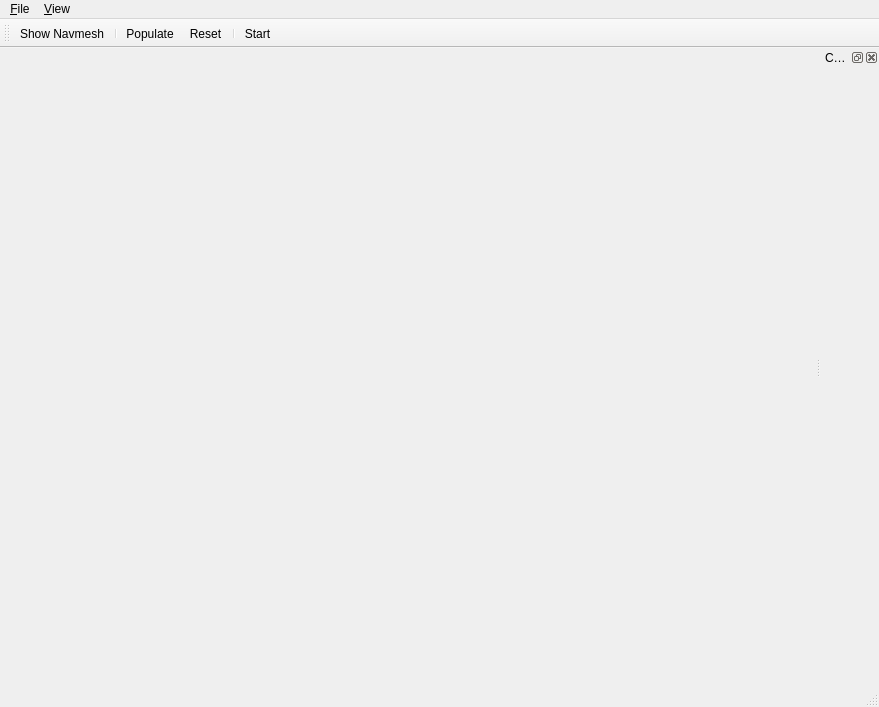
<?xml version="1.0" encoding="UTF-8"?>
<ui version="4.0">
 <class>Editor</class>
 <widget class="QMainWindow" name="Editor">
  <property name="geometry">
   <rect>
    <x>0</x>
    <y>0</y>
    <width>879</width>
    <height>707</height>
   </rect>
  </property>
  <property name="baseSize">
   <size>
    <width>800</width>
    <height>800</height>
   </size>
  </property>
  <property name="windowTitle">
   <string>Adage Map Editor</string>
  </property>
  <widget class="QWidget" name="centralwidget"/>
  <widget class="QMenuBar" name="menubar">
   <property name="geometry">
    <rect>
     <x>0</x>
     <y>0</y>
     <width>879</width>
     <height>23</height>
    </rect>
   </property>
   <widget class="QMenu" name="menu_File">
    <property name="title">
     <string>&amp;File</string>
    </property>
    <addaction name="actNew"/>
    <addaction name="actOpen"/>
    <addaction name="separator"/>
    <addaction name="actSave"/>
    <addaction name="actSaveAs"/>
   </widget>
   <widget class="QMenu" name="menu_View">
    <property name="title">
     <string>&amp;View</string>
    </property>
    <addaction name="actShowNavmesh"/>
    <addaction name="separator"/>
    <addaction name="actShowComm"/>
   </widget>
   <addaction name="menu_File"/>
   <addaction name="menu_View"/>
  </widget>
  <widget class="QStatusBar" name="statusbar"/>
  <widget class="QToolBar" name="toolBar">
   <property name="windowTitle">
    <string>toolBar</string>
   </property>
   <attribute name="toolBarArea">
    <enum>TopToolBarArea</enum>
   </attribute>
   <attribute name="toolBarBreak">
    <bool>false</bool>
   </attribute>
   <addaction name="actShowNavmesh"/>
   <addaction name="separator"/>
   <addaction name="actPopulate"/>
   <addaction name="actReset"/>
   <addaction name="separator"/>
   <addaction name="actStartStop"/>
  </widget>
  <widget class="QDockWidget" name="CommDock">
   <property name="floating">
    <bool>false</bool>
   </property>
   <property name="windowTitle">
    <string>Comm</string>
   </property>
   <attribute name="dockWidgetArea">
    <number>2</number>
   </attribute>
   <widget class="QWidget" name="dockWidgetContents"/>
  </widget>
  <action name="actOpen">
   <property name="text">
    <string>&amp;Open...</string>
   </property>
   <property name="shortcut">
    <string>Ctrl+O</string>
   </property>
  </action>
  <action name="actSave">
   <property name="text">
    <string>&amp;Save</string>
   </property>
   <property name="shortcut">
    <string>Ctrl+S</string>
   </property>
  </action>
  <action name="actSaveAs">
   <property name="text">
    <string>Save &amp;As...</string>
   </property>
  </action>
  <action name="actNew">
   <property name="text">
    <string>&amp;New</string>
   </property>
   <property name="shortcut">
    <string>Ctrl+N</string>
   </property>
  </action>
  <action name="actShowNavmesh">
   <property name="checkable">
    <bool>true</bool>
   </property>
   <property name="text">
    <string>Show Nav&amp;mesh</string>
   </property>
   <property name="shortcut">
    <string>Ctrl+M</string>
   </property>
  </action>
  <action name="actPopulate">
   <property name="text">
    <string>Populate</string>
   </property>
   <property name="toolTip">
    <string>Randomly populate world with actors for testing</string>
   </property>
  </action>
  <action name="actReset">
   <property name="text">
    <string>Reset</string>
   </property>
   <property name="toolTip">
    <string>Reset world back to saved-file state</string>
   </property>
  </action>
  <action name="actStartStop">
   <property name="text">
    <string>Start</string>
   </property>
   <property name="shortcut">
    <string>Space</string>
   </property>
  </action>
  <action name="actShowComm">
   <property name="checkable">
    <bool>true</bool>
   </property>
   <property name="checked">
    <bool>true</bool>
   </property>
   <property name="text">
    <string>Show Comm Window</string>
   </property>
  </action>
 </widget>
 <resources/>
 <connections>
  <connection>
   <sender>actShowComm</sender>
   <signal>triggered(bool)</signal>
   <receiver>CommDock</receiver>
   <slot>setVisible(bool)</slot>
   <hints>
    <hint type="sourcelabel">
     <x>691</x>
     <y>359</y>
    </hint>
    <hint type="destinationlabel">
     <x>691</x>
     <y>359</y>
    </hint>
   </hints>
  </connection>
  <connection>
   <sender>CommDock</sender>
   <signal>visibilityChanged(bool)</signal>
   <receiver>actShowComm</receiver>
   <slot>setChecked(bool)</slot>
   <hints>
    <hint type="sourcelabel">
     <x>691</x>
     <y>359</y>
    </hint>
    <hint type="destinationlabel">
     <x>-1</x>
     <y>-1</y>
    </hint>
   </hints>
  </connection>
 </connections>
 <buttongroups>
  <buttongroup name="buttonGroup"/>
 </buttongroups>
</ui>
